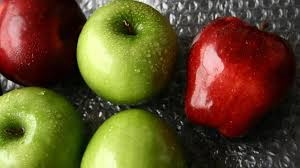
#> input picture images/apple.jpeg, 300 x 168 px
$ python contour.py
#> lines starting #> are read from the running program, lines starting #| are printed output that depends on the picture; after the words box and inside, x2 and y2 are one past the last pixel; in counts of white or black regions, pixels touching at a corner belong together
import cv2 as cv
#image contours


img=cv.imread("../images/apple.jpeg")
#> img is the input picture: shape (168, 300, 3); mean B, G, R 40.7, 77.5, 97.1
cv.imshow("Original image",img)
#contours are used in ojects detection and reconition

"""First of all apply necessary edge detection or
treshold to the image"""
canny=cv.Canny(img,100,225)
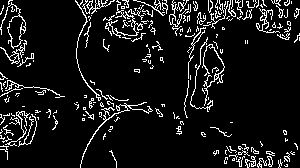
#> canny: shape (168, 300); 9.1% white in thin lines or dots
cv.imshow("canny detection",canny)

#find contours
contours,hierarchies=cv.findContours(canny,mode=cv.RETR_TREE,method=cv.CHAIN_APPROX_SIMPLE)
#> contours = 266 contours, 242 with area under 20; largest, box (x1, y1, x2, y2) and area: (0, 40, 27, 64) 94, (80, 102, 153, 168) 76, (105, 0, 143, 38) 71, (202, 44, 225, 106) 59, (256, 8, 280, 33) 56
print("type(contours): ",type(contours))
#| type(contours):  <class 'list'>
print("type(hierarchies): ",type(hierarchies))
#| type(hierarchies):  <class 'numpy.ndarray'>

print(len(contours),"contours found in the image")
#| 266 contours found in the image
#print("contours: ",contours,sep="\n")
#print("Hierarchies: ",hierarchies,sep="\n")

#draw the countours found in the image
drawnctrs=cv.drawContours(img,contours,contourIdx=-1,color=[255,0,0])
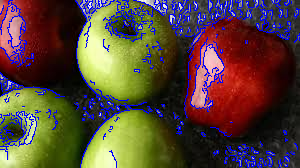
#> drawnctrs: shape (168, 300, 3); mean B, G, R 57.8, 68.4, 86.6
cv.imshow("Drawn contours",drawnctrs)

#Drawing the 3rd contour found in the image
thirdCtr=contours[2]
#> thirdCtr = contour of 36 points, box (x1, y1, x2, y2) (257, 158, 267, 168), area 16
print("third contour found: ",thirdCtr)
#> (printed output is left out)
print("type(thirdCtr): ",type(thirdCtr))
#| type(thirdCtr):  <class 'numpy.ndarray'>
drawn3=cv.drawContours(img,[thirdCtr],0,(0,255,0),3)
cv.imshow("3rd contour drawn",drawn3)

#Drawing the last contour found in the image
lastCtr=contours[-1]
#> lastCtr = [[9, 0], [8, 1], [8, 4], [9, 3], [8, 2], [10, 0], [12, 0]]
print("last contour found: ",lastCtr)
#| last contour found:  [[[ 9  0]]
#|  [[ 8  1]]
#|  [[ 8  4]]
#|  [[ 9  3]]
#|  [[ 8  2]]
#|  [[10  0]]
#|  [[12  0]]]
print("type(lastCtr): ",type(lastCtr))
#| type(lastCtr):  <class 'numpy.ndarray'>
drawnLast=cv.drawContours(img,[lastCtr],0,(0,255,0),3)
cv.imshow("last contour drawn",drawnLast)

"""#drawing contours with thresholded image
img=cv.imread("../images/cat.jpeg")
retval, threshold = cv.threshold(img, 62, 255, cv.THRESH_BINARY)
cv.imshow("tresholded cat image",threshold)
#find contours
contours,hierarchies=cv.findContours(threshold,mode= cv.CV_RETR_FLOODFILL,method=cv.CHAIN_APPROX_SIMPLE)
print(len(contours),"contours found in the cat image")
drawCtrs=cv.drawContours(img,contours,-1,[0,0,255],8)
cv.imshow("Contours drawn on the cat image",drawCtrs)"""


cv.waitKey(0)

$ run again, with images/cat.jpeg copied over images/apple.jpeg
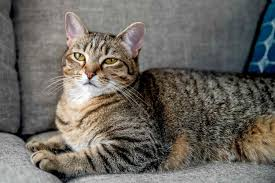
#> input picture images/cat.jpeg, 275 x 183 px
#> img is the input picture: shape (183, 275, 3); mean B, G, R 96.7, 102.8, 106.7
#> `canny=cv.Canny(img,100,225)`:
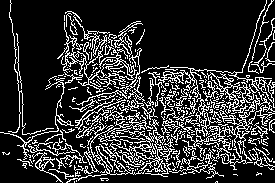
#> canny: shape (183, 275); 19.5% white in thin lines or dots
#> contours = 436 contours, 377 with area under 20; largest, box (x1, y1, x2, y2) and area: (158, 0, 275, 170) 1454, (66, 97, 175, 183) 1151, (57, 22, 137, 93) 443, (134, 136, 159, 160) 184, (169, 148, 224, 179) 116
#| type(contours):  <class 'list'>
#| type(hierarchies):  <class 'numpy.ndarray'>
#| 436 contours found in the image
#> `drawnctrs=cv.drawContours(img,contours,contourIdx=-1,color=[255,0,0])`:
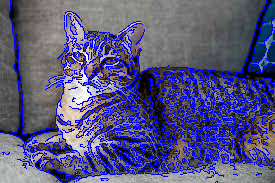
#> drawnctrs: shape (183, 275, 3); mean B, G, R 130.4, 84.9, 87.5
#> thirdCtr = [[76, 180], [76, 181]]
#| third contour found:  [[[ 76 180]]
#|  [[ 76 181]]]
#| type(thirdCtr):  <class 'numpy.ndarray'>
#> lastCtr = contour of 149 points, box (x1, y1, x2, y2) (8, 0, 41, 135), area 15
#> (printed output is left out)
#| type(lastCtr):  <class 'numpy.ndarray'>
